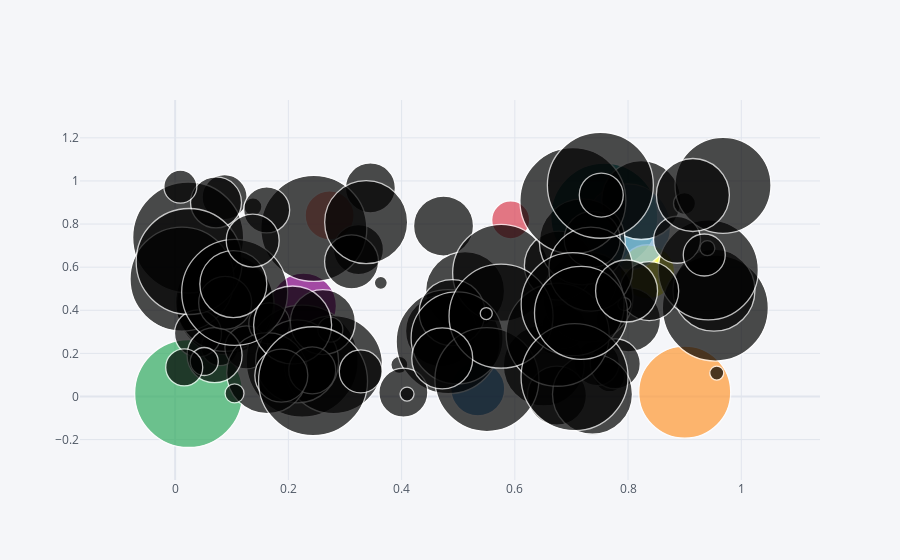

Notebook source saved alongside this figure:
### Code cell
#create a bubble plot for 'A' vs 'B' and size = 'C'
df.iplot(kind = 'bubble', x = 'A', y = 'B', size = 'C')
